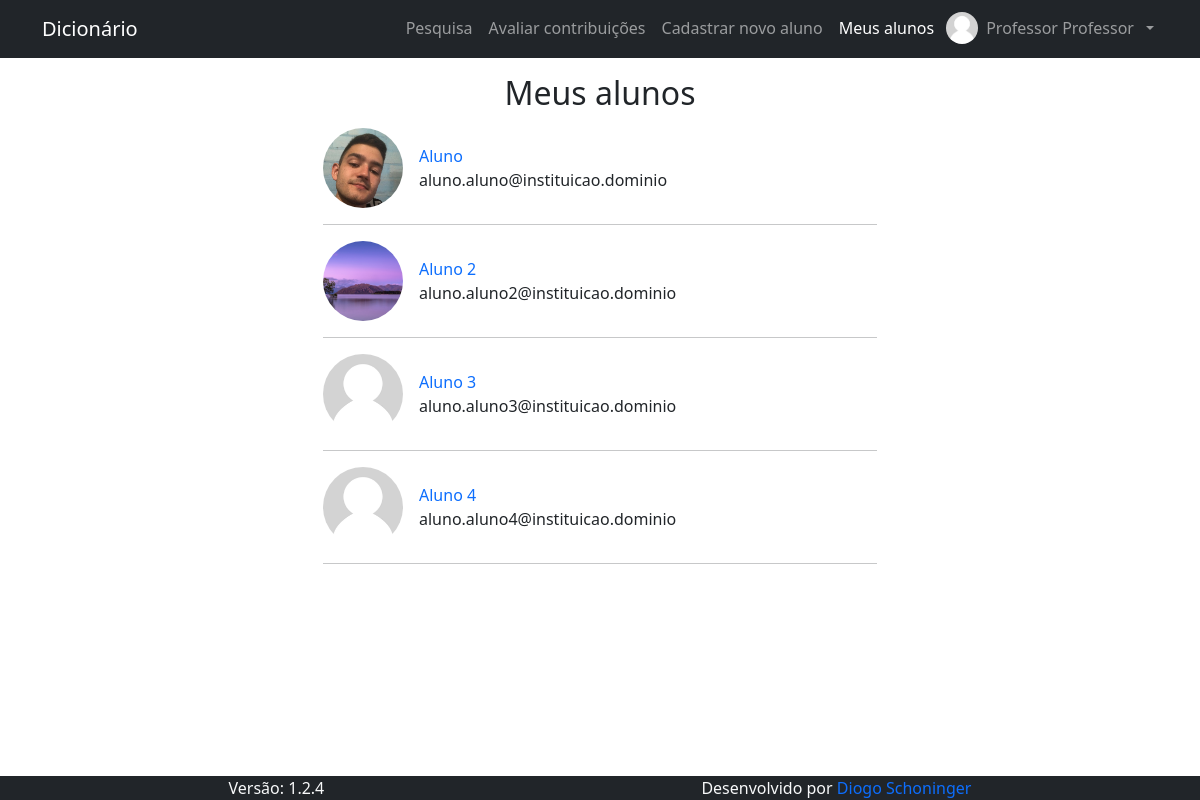
Screenshot of /pages/meus_alunos.php (signed in) with the database file from the repository.
### tables this page shows
CREATE TABLE IF NOT EXISTS `usuario` (
  `id_usuario` int(11) NOT NULL AUTO_INCREMENT,
  `nome_usuario` text NOT NULL,
  `email` varchar(128) NOT NULL,
  `cpf` varchar(11) NOT NULL,
  `data_nasc` date NOT NULL,
  `senha` text NOT NULL,
  `nivel` int(1) NOT NULL,
  `primeiro_acesso` int(1) NOT NULL DEFAULT 1,
  `id_responsavel` int(1) NOT NULL,
  `foto` text DEFAULT NULL,
  PRIMARY KEY (`id_usuario`),
  UNIQUE KEY `email` (`email`),
  UNIQUE KEY `cpf` (`cpf`)
);

### pages/meus_alunos.php (the view, shortened to what this page needs)
<h1 class="fs-2 text-center m-0">Meus alunos</h1>
<?php
  $conn = open_db();
  $result = $conn->query("SELECT id_usuario, foto, nome_usuario, email FROM usuario WHERE id_responsavel = {$_SESSION["id_usuario"]} AND nivel = 1");
  if ($result->num_rows !== 0) :
?>
  <div class="row g-0 gap-3 mx-auto col-md-9 col-lg-7 col-xl-6 col-xxl-5">
    <?php while ($usuario = $result->fetch_object()) : ?>
      <div class="row g-0 gap-3 justify-content-center">
        <img src="<?php echo BASE_URL; echo $usuario->foto ?? IMG_DEFAULT ?>" class="row g-0 rounded-circle" style="object-fit: cover; width: 5rem; height: 5rem;">
        <div class="row g-0 col d-flex align-content-center">
          <a class="nav-link p-0 row g-0" href="<?php echo BASE_URL ?>pages/user/perfil.php?id_usuario=<?php echo $usuario->id_usuario ?>"><?php echo $usuario->nome_usuario ?></a>
          <span class="row g-0"><?php echo $usuario->email ?></span>
        </div>
      </div>
      <hr class="m-0"/>
    <?php endwhile ?>
  </div>
<?php endif ?>

### rows the page displays
usuario: foto (picture), nome_usuario "Aluno", email "aluno.aluno@instituicao.dominio"
usuario: foto (picture), nome_usuario "Aluno 2", email "aluno.aluno2@instituicao.dominio"
usuario: nome_usuario "Aluno 3", email "aluno.aluno3@instituicao.dominio"
usuario: nome_usuario "Aluno 4", email "aluno.aluno4@instituicao.dominio"

### other values shown
$nome_usuario[0] "Professor"
$nome_usuario[$last_name -1] "Professor"
VERSION "1.2.4"
